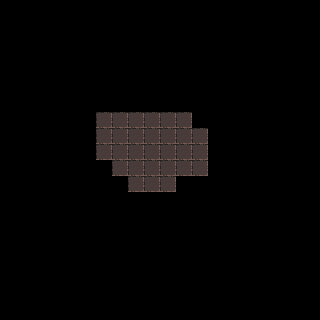

This game map was drawn from its Tiled (.tmx) file and the tilesets committed beside it. A one-line description and the full map source follow:
An orthogonal 20x20 tile map with 16x16 px tiles, 1 tile layer (Слой тайлов 1).

<map version="1.10" tiledversion="1.10.2" orientation="orthogonal" renderorder="right-down" width="20" height="20" tilewidth="16" tileheight="16" infinite="0" nextlayerid="2" nextobjectid="1">
 <tileset firstgid="1" name="atlas_floor-16x16" tilewidth="16" tileheight="16" tilecount="49" columns="7">
  <image source="atlas_floor-16x16.png" width="112" height="112" />
 </tileset>
 <layer id="1" name="Слой тайлов 1" width="20" height="20">
  <data encoding="csv">
0,0,0,0,0,0,0,0,0,0,0,0,0,0,0,0,0,0,0,0,
0,0,0,0,0,0,0,0,0,0,0,0,0,0,0,0,0,0,0,0,
0,0,0,0,0,0,0,0,0,0,0,0,0,0,0,0,0,0,0,0,
0,0,0,0,0,0,0,0,0,0,0,0,0,0,0,0,0,0,0,0,
0,0,0,0,0,0,0,0,0,0,0,0,0,0,0,0,0,0,0,0,
0,0,0,0,0,0,0,0,0,0,0,0,0,0,0,0,0,0,0,0,
0,0,0,0,0,0,0,0,0,0,0,0,0,0,0,0,0,0,0,0,
0,0,0,0,0,0,1,1,1,1,1,1,0,0,0,0,0,0,0,0,
0,0,0,0,0,0,1,1,1,1,1,1,1,0,0,0,0,0,0,0,
0,0,0,0,0,0,1,1,1,1,1,1,1,0,0,0,0,0,0,0,
0,0,0,0,0,0,0,1,1,1,1,1,1,0,0,0,0,0,0,0,
0,0,0,0,0,0,0,0,1,1,1,0,0,0,0,0,0,0,0,0,
0,0,0,0,0,0,0,0,0,0,0,0,0,0,0,0,0,0,0,0,
0,0,0,0,0,0,0,0,0,0,0,0,0,0,0,0,0,0,0,0,
0,0,0,0,0,0,0,0,0,0,0,0,0,0,0,0,0,0,0,0,
0,0,0,0,0,0,0,0,0,0,0,0,0,0,0,0,0,0,0,0,
0,0,0,0,0,0,0,0,0,0,0,0,0,0,0,0,0,0,0,0,
0,0,0,0,0,0,0,0,0,0,0,0,0,0,0,0,0,0,0,0,
0,0,0,0,0,0,0,0,0,0,0,0,0,0,0,0,0,0,0,0,
0,0,0,0,0,0,0,0,0,0,0,0,0,0,0,0,0,0,0,0
</data>
 </layer>
</map>
